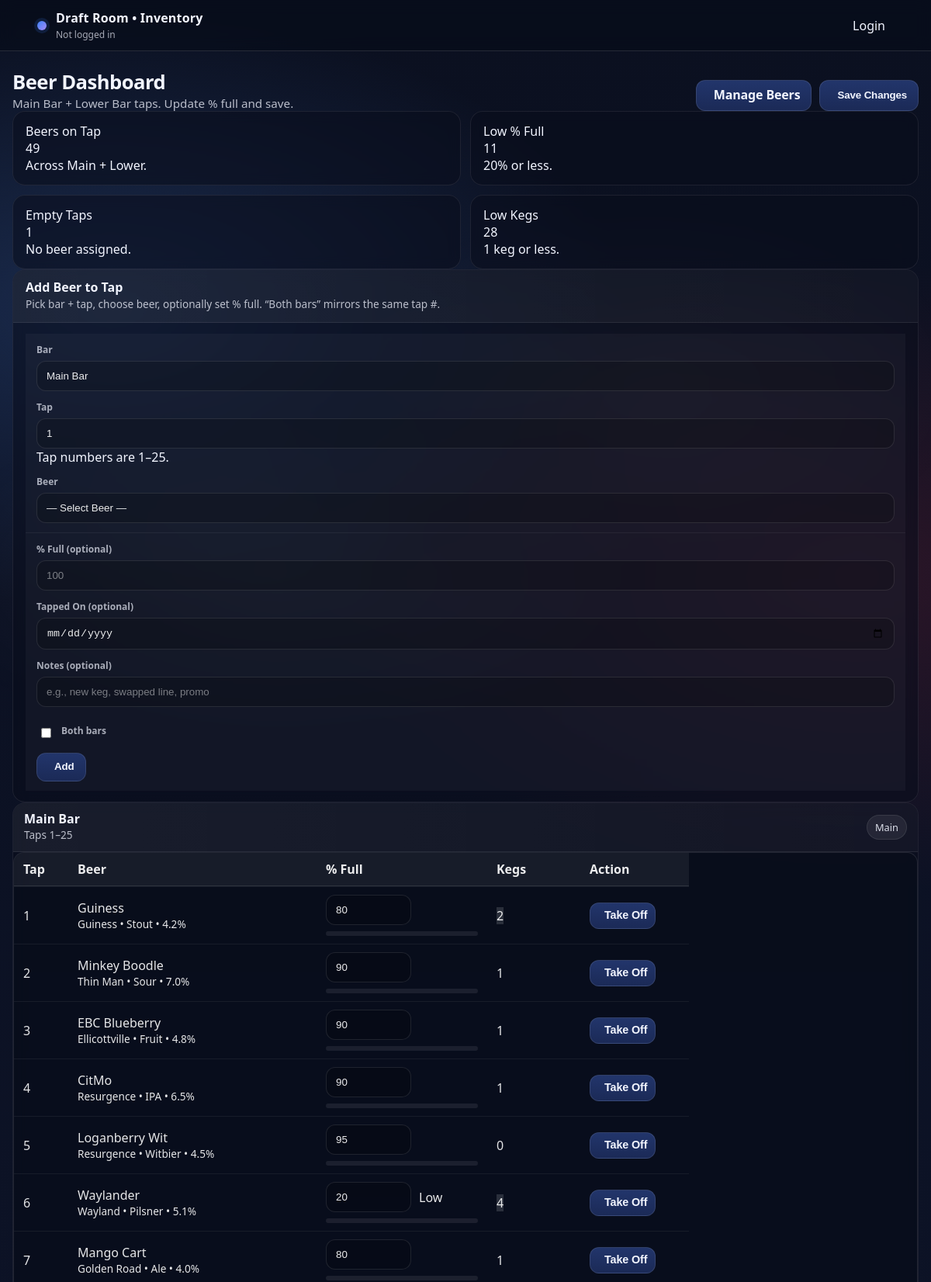
Screenshot of /beers/dashboard (upper part) with the database file from the repository.
### app.py (models this page shows)
class BeerTap(db.Model):
    __tablename__ = "beer_taps"
    id = db.Column(db.Integer, primary_key=True)
    bar_location = db.Column(db.String(20), nullable=False)
    beer_id = db.Column(db.Integer, db.ForeignKey("beers.id"), nullable=True)
    percent_remaining = db.Column(db.Integer, nullable=False, default=100)
    tapped_on = db.Column(db.Date, nullable=True)
    notes = db.Column(db.Text, nullable=True)
    updated_at = db.Column(db.DateTime, nullable=False, default=datetime.utcnow, onupdate=datetime.utcnow)

class Beer(db.Model):
    __tablename__ = "beers"
    id = db.Column(db.Integer, primary_key=True)
    name = db.Column(db.String(200), nullable=False)
    brewery = db.Column(db.String(200), nullable=True)
    style = db.Column(db.String(120), nullable=True)
    abv = db.Column(db.Float, nullable=True)
    cost = db.Column(db.Float, nullable=True)          # cost per keg
    price = db.Column(db.Float, nullable=True)         # selling price per pour
    keg_size = db.Column(db.String(40), nullable=True)
    cups_per_keg = db.Column(db.Integer, nullable=True)
    on_hand_kegs = db.Column(db.Integer, nullable=False, default=0)
    created_at = db.Column(db.DateTime, nullable=False, default=datetime.utcnow)
    taps = db.relationship("BeerTap", backref="beer", lazy=True)

### app.py (the view)
@app.route("/beers/dashboard", methods=["GET"])
def beers_dashboard():
    ensure_beer_taps()
    beers = Beer.query.order_by(Beer.brewery.asc().nullslast(), Beer.name.asc()).all()
    main_taps = BeerTap.query.filter_by(bar_location="main").order_by(BeerTap.id.asc()).all()
    lower_taps = BeerTap.query.filter_by(bar_location="lower").order_by(BeerTap.id.asc()).all()
    return render_template(
        "beers_dashboard.html",
        beers=beers,
        main_taps=main_taps,
        lower_taps=lower_taps
    )

### app.py (called while the page is built)
def role_rank(role: str | None) -> int:
    if not role:
        return 0
    return ROLE_RANK.get(role.strip().lower(), 0)

def current_user() -> Optional["User"]:
    uid = session.get("user_id")
    if not uid:
        return None
    try:
        return User.query.get(int(uid))
    except Exception:
        return None

def current_user_role() -> str:
    if session.get("break_glass_admin") is True:
        return "admin"
    u = current_user()
    if not u:
        return ""
    return (u.role or "").lower()

def can_manage_users() -> bool:
    return current_user_role() == "admin"

def can_edit_inventory() -> bool:
    return role_rank(current_user_role()) >= ROLE_RANK["manager"]

@app.context_processor
def inject_user():
    u = current_user()
    return {
        "auth_user": u,
        "auth_break_glass": bool(session.get("break_glass_admin") is True),
        "auth_role": current_user_role(),
        "can_edit_inventory": can_edit_inventory(),
        "can_manage_users": can_manage_users(),
    }

def ensure_beer_taps():
    for bar in ["main", "lower"]:
        existing = BeerTap.query.filter_by(bar_location=bar).count()
        if existing < 25:
            for _ in range(25 - existing):
                db.session.add(BeerTap(bar_location=bar, beer_id=None, percent_remaining=100))
            db.session.commit()

### templates/beers_dashboard.html (shortened to what this page needs)
{% extends "base.html" %}
{% block content %}
{% set ns = namespace(total_on_tap=0, low_percent=0, empty_taps=0, low_kegs=0) %}
{% for t in main_taps %}
  {% if t.beer %}
    {% set ns.total_on_tap = ns.total_on_tap + 1 %}
    {% if (t.percent_remaining or 0) <= 20 %}{% set ns.low_percent = ns.low_percent + 1 %}{% endif %}
    {% if (t.beer.on_hand_kegs or 0) <= 1 %}{% set ns.low_kegs = ns.low_kegs + 1 %}{% endif %}
  {% else %}
    {% set ns.empty_taps = ns.empty_taps + 1 %}
  {% endif %}
{% endfor %}
{% for t in lower_taps %}
  {% if t.beer %}
    {% set ns.total_on_tap = ns.total_on_tap + 1 %}
    {% if (t.percent_remaining or 0) <= 20 %}{% set ns.low_percent = ns.low_percent + 1 %}{% endif %}
    {% if (t.beer.on_hand_kegs or 0) <= 1 %}{% set ns.low_kegs = ns.low_kegs + 1 %}{% endif %}
  {% else %}
    {% set ns.empty_taps = ns.empty_taps + 1 %}
  {% endif %}
{% endfor %}
<div class="container-fluid py-3 beer-page">
  <div class="beer-header mb-3">
    <div>
      <h1 class="beer-title">Beer Dashboard</h1>
      <div class="beer-subtitle">Main Bar + Lower Bar taps. Update % full and save.</div>
    </div>
    <div class="beer-actions">
      <a class="btn btn-outline-secondary" href="/beers">
         Manage Beers
      </a>
      <button class="btn btn-primary" type="submit" form="tapsSaveForm">
         Save Changes
      </button>
    </div>
  </div>
  <div class="beer-analytics mb-3">
    <div class="beer-card">
      <div class="beer-card-body">
        <div class="beer-stat">
          <div>
            <div class="beer-stat-label">Beers on Tap</div>
            <div class="beer-stat-value">{{ ns.total_on_tap }}</div>
          </div>
        </div>
        <div class="beer-stat-foot">Across Main + Lower.</div>
      </div>
    </div>
    <div class="beer-card">
      <div class="beer-card-body">
        <div class="beer-stat">
          <div>
            <div class="beer-stat-label">Low % Full</div>
            <div class="beer-stat-value">{{ ns.low_percent }}</div>
          </div>
        </div>
        <div class="beer-stat-foot">20% or less.</div>
      </div>
    </div>
    <div class="beer-card">
      <div class="beer-card-body">
        <div class="beer-stat">
          <div>
            <div class="beer-stat-label">Empty Taps</div>
            <div class="beer-stat-value">{{ ns.empty_taps }}</div>
          </div>
        </div>
        <div class="beer-stat-foot">No beer assigned.</div>
      </div>
    </div>
    <div class="beer-card">
      <div class="beer-card-body">
        <div class="beer-stat">
          <div>
            <div class="beer-stat-label">Low Kegs</div>
            <div class="beer-stat-value">{{ ns.low_kegs }}</div>
          </div>
        </div>
        <div class="beer-stat-foot">1 keg or less.</div>
      </div>
    </div>
  </div>
  <div class="beer-card mb-3">
    <div class="beer-card-head">
      <div>
        <div class="beer-card-title">Add Beer to Tap</div>
        <div class="beer-card-subtitle">Pick bar + tap, choose beer, optionally set % full. “Both bars” mirrors the same tap #.</div>
      </div>
    </div>
    <div class="beer-card-body">
      <form method="POST" action="{{ url_for('assign_beer_to_tap') }}" id="assignForm">
        <div class="row g-3 align-items-end">
          <div class="col-12 col-md-4 col-xl-2">
            <label class="form-label">Bar</label>
            <select name="bar_pick" id="bar_pick" class="form-select" required>
              <option value="main">Main Bar</option>
            </select>
          </div>
          <div class="col-12 col-md-4 col-xl-2">
            <label class="form-label">Tap</label>
            <select name="tap_id" id="tap_id" class="form-select" required></select>
            <div class="form-text">Tap numbers are 1–25.</div>
          </div>
          <div class="col-12 col-md-4 col-xl-8">
            <label class="form-label">Beer</label>
            <select name="beer_id" class="form-select" required>
              <option value="">— Select Beer —</option>
            </select>
          </div>
        </div>
        <div class="row g-3 align-items-end mt-0">
          <div class="col-12 col-md-4 col-xl-2">
            <label class="form-label">% Full (optional)</label>
            <input type="number" class="form-control" name="set_percent" min="0" max="100" placeholder="100">
          </div>
          <div class="col-12 col-md-4 col-xl-2">
            <label class="form-label">Tapped On (optional)</label>
            <input type="date" class="form-control" name="tapped_on">
          </div>
          <div class="col-12 col-md-8 col-xl-5">
            <label class="form-label">Notes (optional)</label>
            <input type="text" class="form-control" name="notes" placeholder="e.g., new keg, swapped line, promo">
          </div>
          <div class="col-12 col-md-6 col-xl-2">
            <div class="form-check beer-check">
              <input class="form-check-input" type="checkbox" id="both_bars">
              <label class="form-check-label" for="both_bars">Both bars</label>
            </div>
          </div>
          <div class="col-12 col-md-6 col-xl-1">
            <button class="btn btn-success w-100" type="submit">
               Add
            </button>
          </div>
        </div>
      </form>
    </div>
  </div>
  <div class="beer-panels">
    <div class="beer-card">
      <div class="beer-card-head beer-card-head-tight">
        <div>
          <div class="beer-card-title">Main Bar</div>
          <div class="beer-card-subtitle">Taps 1–25</div>
        </div>
        <span class="beer-pill">Main</span>
      </div>
      <div class="beer-table-wrap">
        <table class="table table-hover align-middle beer-table mb-0">
          <thead>
            <tr>
              <th class="col-tap">Tap</th>
              <th class="col-beer">Beer</th>
              <th class="col-percent">% Full</th>
              <th class="col-kegs">Kegs</th>
              <th class="col-action">Action</th>
            </tr>
          </thead>
          <tbody>
            {% for t in main_taps %}
              <tr>
                <td class="col-tap fw-semibold">{{ loop.index }}</td>
                <td class="col-beer">
                  {% if t.beer %}
                    <div class="fw-semibold">{{ t.beer.name }}</div>
                    <div class="text-muted small">
                      {% if t.beer.brewery %}{{ t.beer.brewery }}{% endif %}
                      {% if t.beer.style %}{% if t.beer.brewery %} • {% endif %}{{ t.beer.style }}{% endif %}
                      {% if t.beer.abv %}{% if t.beer.brewery or t.beer.style %} • {% endif %}{{ '%.1f'|format(t.beer.abv) }}%{% endif %}
                    </div>
                  {% else %}
                    <span class="text-muted">— Empty —</span>
                  {% endif %}
                </td>
                <td class="col-percent">
                  <div class="beer-percent">
                    <input
                      type="number"
                      min="0"
                      max="100"
                      class="form-control form-control-sm beer-percent-input"
                      name="percent_{{ t.id }}"
                      value="{{ t.percent_remaining }}"
                      form="tapsSaveForm"
                    >
                    {% if t.beer and (t.percent_remaining or 0) <= 20 %}
                      <span class="badge text-bg-warning">Low</span>
                    {% endif %}
                  </div>
                  {% if t.beer %}
                    <div class="progress beer-progress">
                    </div>
                  {% endif %}
                </td>
                <td class="col-kegs">
                  {% if t.beer %}
                    {% if (t.beer.on_hand_kegs or 0) <= 1 %}
                      <span class="badge text-bg-danger">{{ t.beer.on_hand_kegs }}</span>
                    {% else %}
                      <span class="badge text-bg-secondary">{{ t.beer.on_hand_kegs }}</span>
                    {% endif %}
                  {% else %}
                    <span class="text-muted">—</span>
                  {% endif %}
                </td>
                <td class="col-action">
                  {% if t.beer %}
                    <form method="POST" action="{{ url_for('remove_beer_from_tap') }}" class="m-0">
                      <button class="btn btn-outline-danger btn-sm" type="submit">
                         Take Off
                      </button>
                    </form>
                  {% else %}
                    <span class="text-muted">—</span>
                  {% endif %}
                </td>
              </tr>
            {% endfor %}
          </tbody>
        </table>
      </div>
    </div>
  </div>
</div>
{% endblock %}

### rows the page displays
BeerTap: beer.name "Guiness", beer.brewery "Guiness", beer.style "Stout", percent_remaining "80", beer.on_hand_kegs "2"
Beer: beer.abv "4.2"
BeerTap: beer.name "Minkey Boodle", beer.brewery "Thin Man", beer.style "Sour", percent_remaining "90", beer.on_hand_kegs "1"
Beer: beer.abv "7.0"
BeerTap: beer.name "EBC Blueberry", beer.brewery "Ellicottville", beer.style "Fruit", percent_remaining "90", beer.on_hand_kegs "1"
Beer: beer.abv "4.8"
BeerTap: beer.name "CitMo", beer.brewery "Resurgence", beer.style "IPA", percent_remaining "90", beer.on_hand_kegs "1"
Beer: beer.abv "6.5"
BeerTap: beer.name "Loganberry Wit", beer.brewery "Resurgence", beer.style "Witbier", percent_remaining "95", beer.on_hand_kegs "0"
Beer: beer.abv "4.5"
BeerTap: beer.name "Waylander", beer.brewery "Wayland", beer.style "Pilsner", percent_remaining "20", shows "Low", beer.on_hand_kegs "4"
Beer: beer.abv "5.1"
BeerTap: beer.name "Mango Cart", beer.brewery "Golden Road", beer.style "Ale", percent_remaining "80", beer.on_hand_kegs "1"
Beer: beer.abv "4.0"

### other values shown
{{ ns.total_on_tap }} "49"
{{ ns.low_percent }} "11"
{{ ns.empty_taps }} "1"
{{ ns.low_kegs }} "28"
